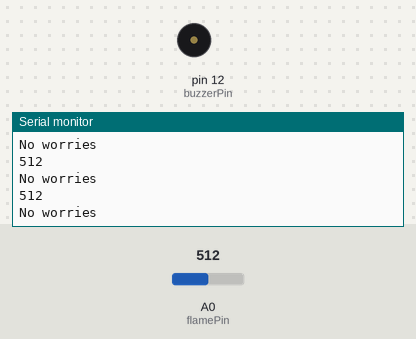
Bench run of a sketch on a simulated Arduino Uno, built with avr-gcc and run on an emulated ATmega328P. Shown: buzzer (waves = sounding, pin HIGH), the last lines printed to the serial monitor. The inputs (shaded band) are chosen by the test bench; at power-on: A0 (flamePin) = 512.

Above: at 1.2 s.
1.3 s: A0 (flamePin) set to 110
At 1.8 s:
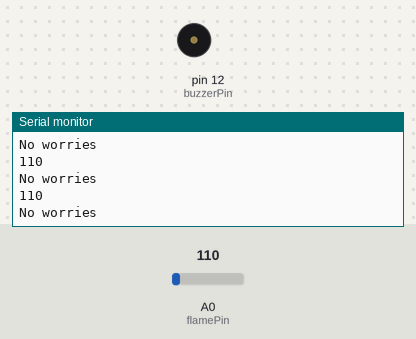
2.8 s: A0 (flamePin) set to 91
At 3.5 s:
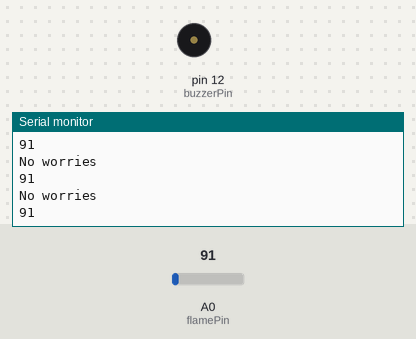
Timing chart, 0 to 5.8 s (numbered marks = the images above; inputs shaded):
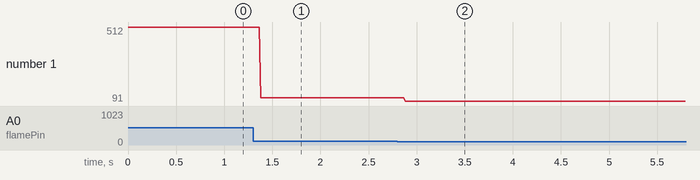

Measured:
- the behaviour switches between 100 and 99 on A0 (flamePin) (found by bisection; images 1 and 2)
- after the input at 1.3 s, the serial monitor: prints a new line after 0.08 s (image 1)
- after the input at 2.8 s, the serial monitor: prints a new line after 0.08 s (image 2)
- plotted number 1: 512 → 110 after the input at 1.3 s, 110 → 91 after the input at 2.8 s

The sketch:

flameSensor.ino
```cpp
const int buzzerPin = 12;
const int flamePin = A0;
int Flame = HIGH;

void setup()
{
  pinMode(buzzerPin, OUTPUT);
  pinMode(flamePin, INPUT);
  Serial.begin(9600);
}

void loop()
{
  Flame = analogRead(flamePin);
  Serial.println(Flame);
  if (Flame== HIGH)
  {
    Serial.println("Fire!!!");
    digitalWrite(buzzerPin, HIGH);
  }
  else
  {
    Serial.println("No worries");
    digitalWrite(buzzerPin, LOW);
  }
}
```
